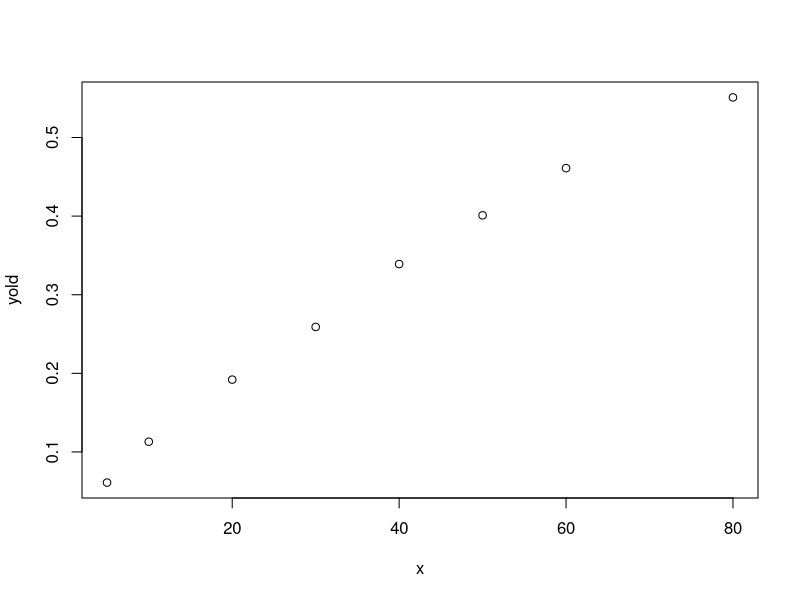
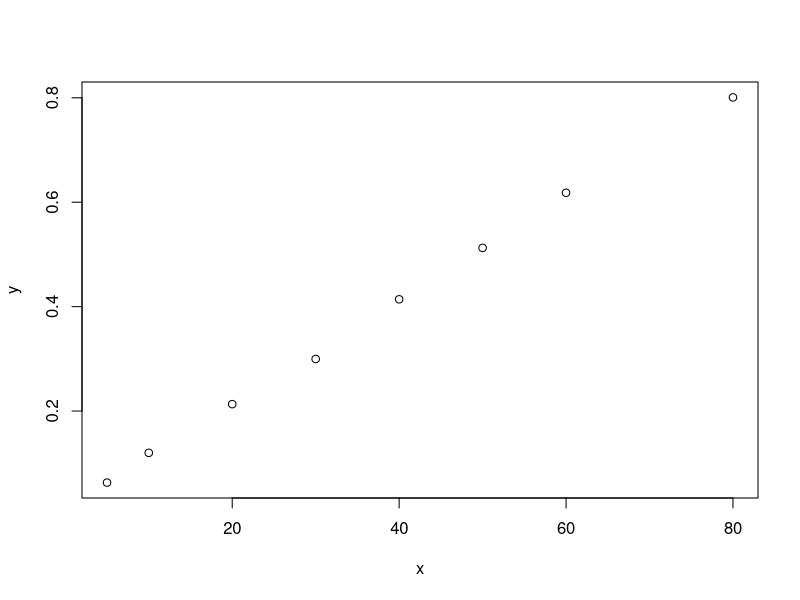

Write the R code that produced these figures, in order.
x<-c(5, 10, 20, 30, 40, 50, 60, 80)
yold<-c(0.061, 0.113, 0.192, 0.259, 0.339, 0.401, 0.461, 0.551)
plot(x, yold);
y = -1*log(1-yold);
plot(x, y);


xbar = mean(x);
ybar= mean(y);
n= 8;

SxY = 0
for (i in 1:n){
  SxY = SxY + (x[i]*y[i]) - (xbar*ybar);
}

Sxx = 0;
for (i in 1:n){
  Sxx= Sxx + (x[i]*x[i]) - (xbar*xbar);
}

SYY = 0;
for (i in 1:n){
  SYY = SYY + (y[i]*y[i]) - (ybar*ybar);
}

B = SxY/Sxx;
A = ybar - (B*xbar);
SSR = ((Sxx*SYY)- (SxY*SxY))/Sxx ;
chat = exp(-1*A);
dhat = 1 - exp(-1*B);
phat = 1 - chat*(1-dhat)^x
pres = yold - phat
cat("chat is",chat);
cat("dhat is",dhat);
cat("phat is",phat);
cat("p - phat, i.e. the residuals are",pres)
